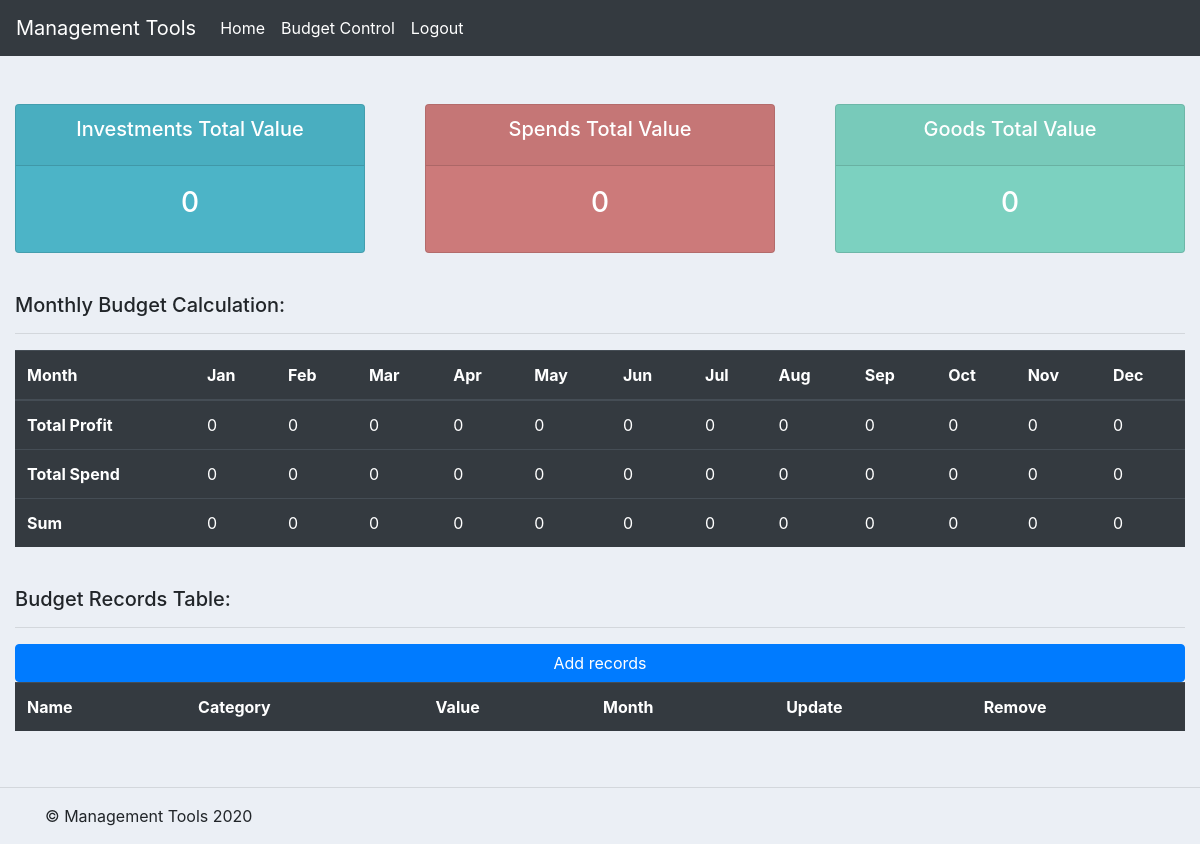
The app's page /budget_control/ (signed in), older data.
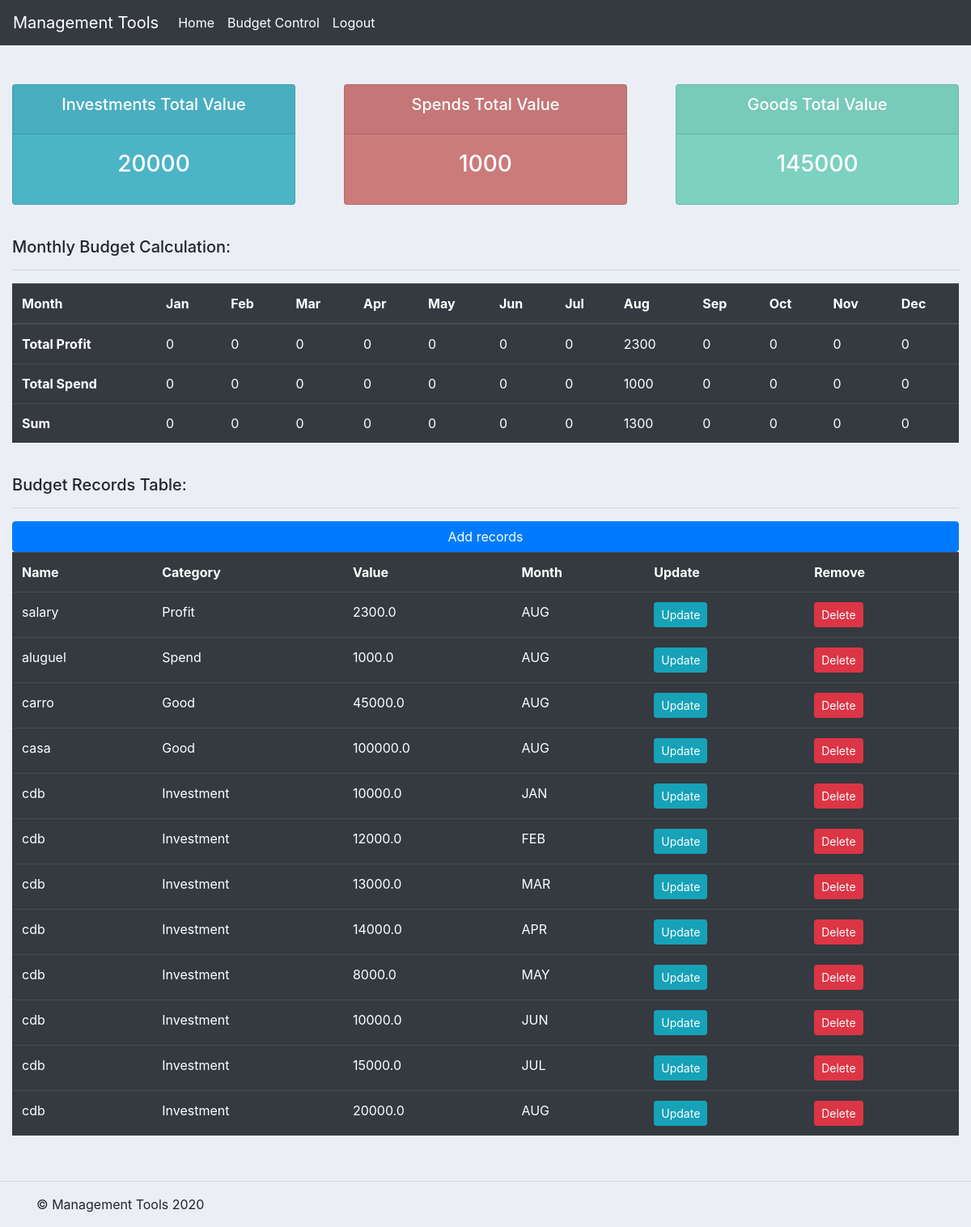
The same page, newer data.
### first_app/models.py (models this page shows, shortened)
class BudgetControl(models.Model):
    today_month = datetime.today().month
    months = [
        ('JAN', 'JANUARY'),
        ('FEB', 'FEBRUARY'),
        ('MAR', 'MARCH'),
        ('APR', 'APRIL'),
        ('MAY', 'MAY'),
        ('JUN', 'JUNE'),
        ('JUL', 'JULY'),
        ('AUG', 'AUGUST'),
        ('SEP', 'SEPTEMBER'),
        ('OCT', 'OCTOBER'),
        ('NOV', 'NOVEMBER'),
        ('DEC', 'DECEMBER')
    ]
    categories = [
        ('Profit', 'PROFIT'),
        ('Spend', 'SPEND'),
        ('Investment', 'INVESTMENT'),
        ('Good', 'GOOD')
    ]
    user = models.ForeignKey(
        User,
        null=True,
        on_delete=models.CASCADE
    )
    name = models.CharField(
        max_length=255,
        null=True
    )
    category = models.CharField(
        max_length=10,
        choices=categories,
        null=True
    )
    value = models.FloatField(
        null=True
    )
    month = models.CharField(
        max_length=3,
        choices=months,
        null=True,
        default=months[today_month-1][0]
    )
    date_created = models.DateTimeField(
        auto_now_add=True,
        null=True
    )

### users/decorators.py (the view)
    def wrapper_function(request, *args, **kwargs):
        if not request.user.is_authenticated:
            messages.error(request, 'You are not Logged in!')
            return redirect('login')
        else:
            return function(request, *args, **kwargs)

### first_app/templates/first_app/budget_control.html
{% extends 'first_app/main.html' %}
{% block content %}
{%  include 'first_app/status.html' %}
<br>
<div class="row">
    <div class="col">
        <div class="col-md">
            <h5>
                Monthly Budget Calculation:
            </h5>
            <hr>
            <div class="table-responsive">
                <table class="table table-dark">
                    <thead>
                        <tr>
                            <th scope="col">Month</th>
                            <th scope="col">Jan</th>
                            <th scope="col">Feb</th>
                            <th scope="col">Mar</th>
                            <th scope="col">Apr</th>
                            <th scope="col">May</th>
                            <th scope="col">Jun</th>
                            <th scope="col">Jul</th>
                            <th scope="col">Aug</th>
                            <th scope="col">Sep</th>
                            <th scope="col">Oct</th>
                            <th scope="col">Nov</th>
                            <th scope="col">Dec</th>
                        </tr>
                    </thead>
                    <tbody>
                        <tr>
                            <th scope="col">Total Profit</th>
                            {% for profit in result %}
                                <td>{{profit.0}}</td>
                            {% endfor %}
                        </tr>
                        <tr>
                            <th scope="col">Total Spend</th>
                            {% for profit in result %}
                                <td>{{profit.1}}</td>
                            {% endfor %}
                        </tr>
                        <tr>
                            <th scope="col">Sum</th>
                            {% for profit in result %}
                                <td>{{profit.2}}</td>
                            {% endfor %}
                        </tr>
                    </tbody>
                </table>
            </div>
        </div>
    </div>
</div>
<br>
<div class="row">
    <div class="col">
        <div class="col-md">
            <h5>
                Budget Records Table:
            </h5>
            <hr>
            <div class="table-responsive">
                <a class="btn btn-primary btn-hover btn-block" href="{% url 'add' %}">
                    Add records
                </a>
                <table class="table table-dark">
                    <tr>
                        <th>Name</th>
                        <th>Category</th>
                        <th>Value</th>
                        <th>Month</th>
                        <th>Update</th>
                        <th>Remove</th>
                    </tr>
                    {% for register in budget_registers %}
                        <tr>
                            <td>{{register.name}}</td>
                            <td>{{register.category}}</td>
                            <td>{{register.value}}</td>
                            <td>{{register.month}}</td>
                            <td><a class="btn btn-sm btn-info" href="{% url 'update' register.id %}">Update</a></td>
                            <td><a class="btn btn-sm btn-danger" href="{% url 'delete' register.id %}">Delete</a></td>
                        </tr>
                    {% endfor %}
                </table>
            </div>
        </div>
    </div>
</div>
{% endblock  %}>

Row changes from the older to the newer data that the page shows:
added BudgetControl: name "salary", category "Profit", value "2300.0", month "AUG"
added BudgetControl: name "aluguel", category "Spend", value "1000.0", month "AUG"
added BudgetControl: name "carro", category "Good", value "45000.0", month "AUG"
added BudgetControl: name "casa", category "Good", value "100000.0", month "AUG"
added BudgetControl: name "cdb", category "Investment", value "10000.0", month "JAN"
added BudgetControl: name "cdb", category "Investment", value "12000.0", month "FEB"
added BudgetControl: name "cdb", category "Investment", value "13000.0", month "MAR"
added BudgetControl: name "cdb", category "Investment", value "14000.0", month "APR"
added BudgetControl: name "cdb", category "Investment", value "8000.0", month "MAY"
added BudgetControl: name "cdb", category "Investment", value "10000.0", month "JUN"
added BudgetControl: name "cdb", category "Investment", value "15000.0", month "JUL"
added BudgetControl: name "cdb", category "Investment", value "20000.0", month "AUG"
Text that changed along with them:
{{ investments_sum }}: "0" → "20000"
{{ spends_sum }}: "0" → "1000"
{{ goods_sum }}: "0" → "145000"
new list line: "2300"
new list line: "1000"
new list line: "1300"
list line gone: "0"
